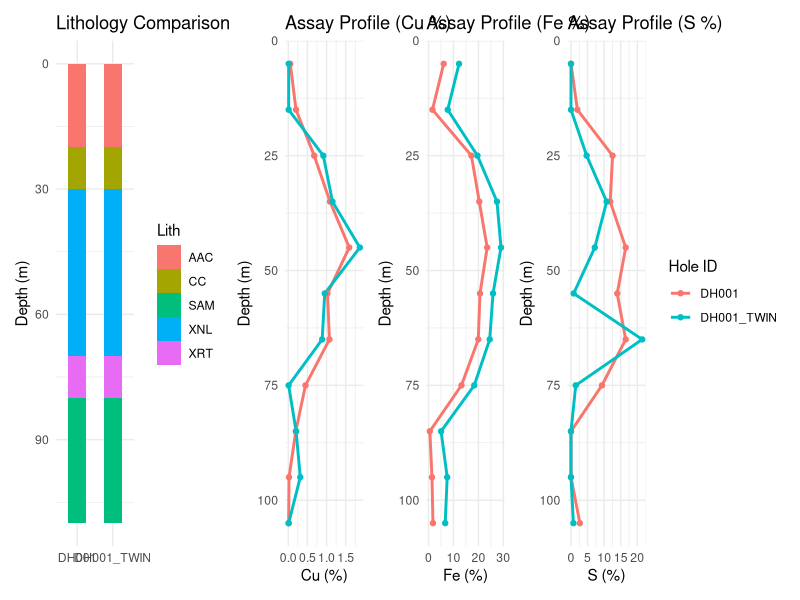
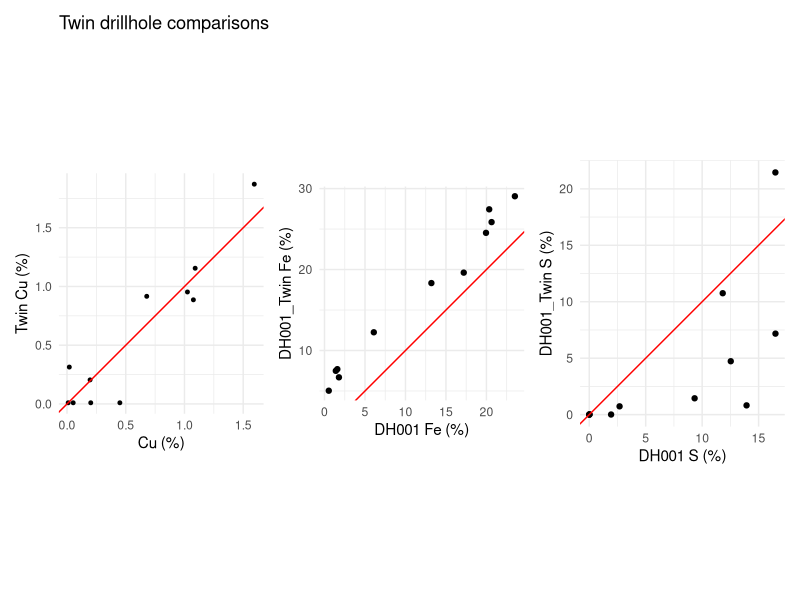
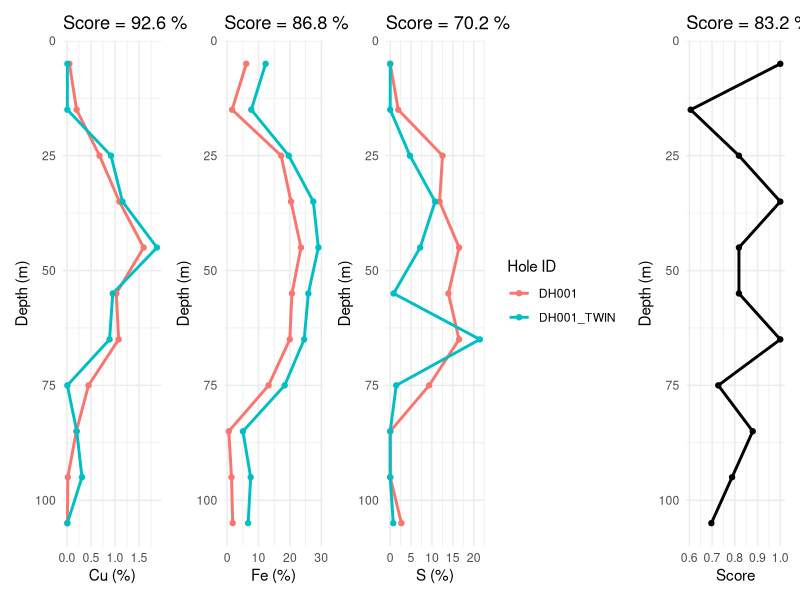
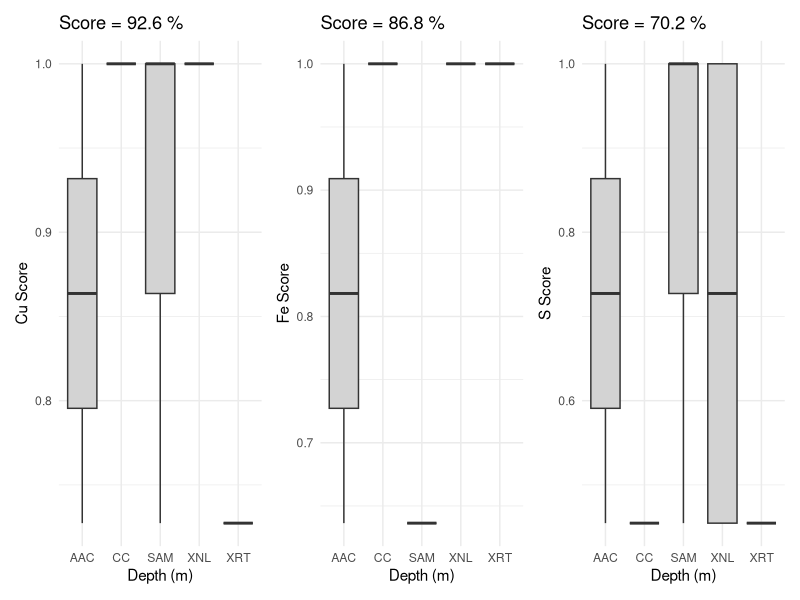

Generate these figures, in order, with R:
## ---- chunk 1
#| label: twin-data
library(tidyverse)
library(ggplot2)
library(patchwork)

set.seed(11) # For repeatability

# Define intervals
depth_from <- seq(0, 100, by=10)
depth_to   <- seq(10, 110, by=10)
lithology  <- c("AAC", "AAC", "CC", "XNL", "XNL", "XNL", "XNL",
                "XRT", "SAM", "SAM", "SAM")

# True underlying grade trend
true_cu <- c(0.1, 0.2, 0.8, 1.2, 1.5, 1.1, 0.97, 0.4, 0.2, 0.1, 0.05)
true_fe <- c(6.5, 3.4, 17.5, 21.7, 23.5, 20.9, 18.9, 13.9, 1.3, 2.2, 1.8)
true_s <- c(1.3, 0.8, 12.3, 11.8, 17.1, 16.4, 17.2, 12.5, 0.8, 1.1, 0.5)

# Generate Primary Hole
dh_primary <- tibble(
  hole_id = "DH001",
  from = depth_from,
  to = depth_to,
  mid = (from + to) / 2,
  lith = lithology,
  cu_pct = pmax(0.01, true_cu + rnorm(11, mean=0, sd=0.08)),
  fe_pct = pmax(0.01, true_fe + rnorm(11, mean=0, sd=1.18)),
  s_pct = pmax(0.01, true_s + rnorm(11, mean=0, sd=3.22))
)

# Generate Twin Hole (with simulated assay/geological variance)
dh_twin <- tibble(
  hole_id = "DH001_TWIN",
  from = depth_from,
  to = depth_to,
  mid = (from + to) / 2,
  lith = lithology,
  cu_pct = pmax(0.01, true_cu + rnorm(11, mean=0, sd=0.24)), # Higher variance
  fe_pct = pmax(0.01, true_fe + rnorm(11, mean=4.7, sd=1.18)), # Mean bias
  s_pct = pmax(0.01, true_s + rnorm(11, mean=-10.3, sd=6.22)) # Higher variance -Mean bias
)

# Combine datasets
twin_pairs <- bind_rows(dh_primary, dh_twin)
twin_df <- dh_primary |>
  select(hole_id, from, to, mid, lith, cu_primary=cu_pct, fe_primary=fe_pct, s_primary=s_pct) |>
  inner_join(
    select(dh_twin, from, to, cu_twin=cu_pct, fe_twin=fe_pct, s_twin=s_pct), 
    by = c("from", "to")
  )
## ---- chunk 2
head(twin_pairs, 11)
## ---- chunk 3
#| label: twin-plot
#| fig-width: 10
#| fig-height: 5

p1 <- ggplot(twin_pairs, aes(x=hole_id, y=mid, fill=lith)) +
  geom_tile(width = 0.5, stat = "identity") +
  scale_y_reverse() +
  labs(title="Lithology Comparison", x="", y="Depth (m)", fill="Lith") +
  theme_minimal()

p2 <- ggplot(twin_pairs, aes(x=mid, y=cu_pct, color=hole_id)) +
  geom_line(size = 1) +
  geom_point() +
  coord_flip() +
  scale_x_reverse() +
  labs(title="Assay Profile (Cu %)", x="Depth (m)", y="Cu (%)", color="Hole ID") +
  theme_minimal() +
  theme(legend.position="none")

p3 <- ggplot(twin_pairs, aes(x=mid, y=fe_pct, color=hole_id)) +
  geom_line(size = 1) +
  geom_point() +
  coord_flip() +
  scale_x_reverse() +
  labs(title="Assay Profile (Fe %)", x="Depth (m)", y="Fe (%)", color="Hole ID") +
  theme_minimal() +
  theme(legend.position="none")

p4 <- ggplot(twin_pairs, aes(x=mid, y=s_pct, color=hole_id)) +
  geom_line(size = 1) +
  geom_point() +
  coord_flip() +
  scale_x_reverse() +
  labs(title="Assay Profile (S %)", x="Depth (m)", y="S (%)", color="Hole ID") +
  theme_minimal()

p1 + p2 + p3 + p4 + plot_layout(ncol=4)
## ---- chunk 4
#| label: twin-scatter
#| fig-width: 10
#| fig-height: 4

p1 <- ggplot(twin_df, aes(x=cu_primary, y=cu_twin)) +
  geom_point(size = 1) +
  geom_abline(intercept=0, slope=1, color="red") +
  coord_fixed(ratio=1) +
  labs(title="Twin drillhole comparisons", x="Cu (%)", y="Twin Cu (%)") +
  theme_minimal() +
  theme()

p2 <- ggplot(twin_df, aes(x=fe_primary, y=fe_twin)) +
  geom_point() +
  geom_abline(intercept=0, slope=1, color="red") +
  coord_fixed(ratio=1) +
  labs(x="DH001 Fe (%)", y="DH001_Twin Fe (%)") +
  theme_minimal() +
  theme()

p3 <- ggplot(twin_df, aes(x=s_primary, y=s_twin)) +
  geom_point() +
  geom_abline(intercept=0, slope=1, color="red") +
  coord_fixed(ratio=1) +
  labs(x="DH001 S (%)", y="DH001_Twin S (%)") +
  theme_minimal()

p1 + p2 + p3 + plot_layout(ncol=3, widths=c(1,1,1))
## ---- chunk 5
#| label: twin-logic

n <- nrow(twin_df)

# Define the scoring function parameters
THRESHOLD <- 0.5 # 50% relative difference
DAMPING <- 0.1

# We could calculate the DAMPING value from the data using lower 10th percentile
c_cu <- quantile(twin_df$cu_primary, probs=0.1)
c_fe <- quantile(twin_df$fe_primary, probs=0.1)
c_s <- quantile(twin_df$s_primary, probs=0.1)

# Calculate indicator = there is a problem
rule_df <- twin_df |>
  mutate(
    cu_diff = abs(cu_primary-cu_twin) / (pmax(cu_primary,cu_twin)+DAMPING),
    fe_diff = abs(fe_primary-fe_twin) / (pmax(fe_primary,fe_twin)+DAMPING),
    s_diff = abs(s_primary-s_twin) / (pmax(s_primary,s_twin)+DAMPING),
    # The scoring function logic (Indicator Variable)
    cu_indicator = if_else(cu_diff <= THRESHOLD, 0, 1),
    fe_indicator = if_else(fe_diff <= THRESHOLD, 0, 1),
    s_indicator = if_else(s_diff <= THRESHOLD, 0, 1)
  )

# Calculate prevalence
# Confidence = (1 - prevalence)
prev_df <- rule_df |>
  summarise(
    cu_prev = sum(cu_indicator) / n,
    fe_prev = sum(fe_indicator) / n,
    s_prev = sum(s_indicator) / n
  )

# Calculate cell score
scored_df <- rule_df |>
  mutate(
    cu_score = if_else(cu_indicator == 1, 1 - prev_df$cu_prev, 1), # Probability that there is no problem
    fe_score = if_else(fe_indicator == 1, 1 - prev_df$fe_prev, 1),
    s_score = if_else(s_indicator == 1, 1 - prev_df$s_prev, 1)
  ) |>
  mutate(
    score = (cu_score + fe_score + s_score) / 3
  )

# Calculate the final project/pair score
final_cu_score <- mean(scored_df$cu_score)
final_fe_score <- mean(scored_df$fe_score)
final_s_score <- mean(scored_df$s_score)
final_score <- (final_cu_score + final_fe_score + final_s_score) / 3

knitr::kable(scored_df[c("from","to","cu_score","fe_score","s_score","score")])
## ---- chunk 6
#| label: twin-score
#| fig-width: 10
#| fig-height: 5

p1 <- ggplot(twin_pairs, aes(x=mid, y=cu_pct, color=hole_id)) +
  geom_line(size = 1) +
  geom_point() +
  coord_flip() +
  scale_x_reverse() +
  labs(title=paste("Score =", signif(final_cu_score,3)*100, "%"), x="Depth (m)", y="Cu (%)", color="Hole ID") +
  theme_minimal() +
  theme(legend.position="none")

p2 <- ggplot(twin_pairs, aes(x=mid, y=fe_pct, color=hole_id)) +
  geom_line(size = 1) +
  geom_point() +
  coord_flip() +
  scale_x_reverse() +
  labs(title=paste("Score =", signif(final_fe_score,3)*100, "%"), x="Depth (m)", y="Fe (%)", color="Hole ID") +
  theme_minimal() +
  theme(legend.position="none")

p3 <- ggplot(twin_pairs, aes(x=mid, y=s_pct, color=hole_id)) +
  geom_line(size = 1) +
  geom_point() +
  coord_flip() +
  scale_x_reverse() +
  labs(title=paste("Score =", signif(final_s_score,3)*100, "%"), x="Depth (m)", y="S (%)", color="Hole ID") +
  theme_minimal()

p4 <- ggplot(scored_df, aes(x=mid, y=score)) +
  geom_line(size = 1) +
  geom_point() +
  coord_flip() +
  scale_x_reverse() +
  labs(title=paste("Score =", signif(final_score,3)*100, "%"), x="Depth (m)", y="Score") +
  theme_minimal() +
  theme(legend.position="none")

p1 + p2 + p3 + p4 + plot_layout(ncol=4)
## ---- chunk 7
#| label: twin-box
#| fig-width: 10
#| fig-height: 5

p1 <- ggplot(scored_df, aes(x=lith, y=cu_score)) +
  geom_boxplot(fill="lightgrey") +
  labs(title=paste("Score =", signif(final_cu_score,3)*100, "%"), x="Depth (m)", y="Cu Score") +
  theme_minimal()

p2 <- ggplot(scored_df, aes(x=lith, y=fe_score)) +
  geom_boxplot(fill="lightgrey") +
  labs(title=paste("Score =", signif(final_fe_score,3)*100, "%"), x="Depth (m)", y="Fe Score") +
  theme_minimal()

p3 <- ggplot(scored_df, aes(x=lith, y=s_score)) +
  geom_boxplot(fill="lightgrey") +
  labs(title=paste("Score =", signif(final_s_score,3)*100, "%"), x="Depth (m)", y="S Score") +
  theme_minimal()

p1 + p2 + p3 + plot_layout(ncol=3)
## ---- chunk 8
#| label: score

score_twindh <- function(x, y) {
  if(!is.numeric(x) || !is.numeric(y)) {
    stop("data must be numeric")
  }
  if(length(x) != length(y)) {
    stop("data must be the same length")
  }
  
  # Define the scoring function parameters
  THRESHOLD <- 0.5 # 50% relative difference
  DAMPING <- 0.1
  
  n <- length(x)
  p10 <- quantile(x, probs=0.1) # Get the 10th percentile of the first vector
  damp <- max(DAMPING, p10)
  
  # Calculate inverse score
  # Rule 1
  diff <- abs(x-y) / (pmax(x,y)+damp)
  ind <- ifelse(diff <= THRESHOLD, 0, 1) # Calculate indicator
  prev <- sum(ind) / n # Calculate prevalence
  iscore <- ind * prev # Calculate inverse score
  
  # Calculate other rules here
  # Replicate Rule 1 pattern
  # Combine cell rules by taking the product of all iscore values
  
  # Calculate score
  score <- 1 - iscore # Return this if interested in cell scores
  mean(score)
}
## ---- chunk 9
cu_score <- score_twindh(twin_df$cu_primary, twin_df$cu_twin)
fe_score <- score_twindh(twin_df$fe_primary, twin_df$fe_twin)
s_score <- score_twindh(twin_df$s_primary, twin_df$s_twin)

signif((cu_score + fe_score + s_score) / 3, 3) * 100
